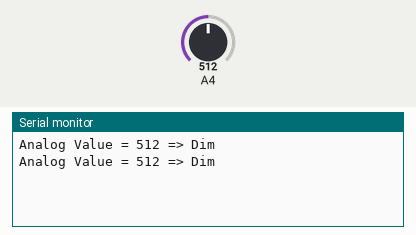
The sketch below on a simulated Arduino Mega 2560, built with avr-gcc and run on an emulated ATmega2560. On the bench: the last lines printed to the serial monitor. The test bench sets the inputs (shaded band); at power-on: A4 = 512.

Above: at 2.8 s.
2.9 s: A4 set to 792
At 5.1 s:
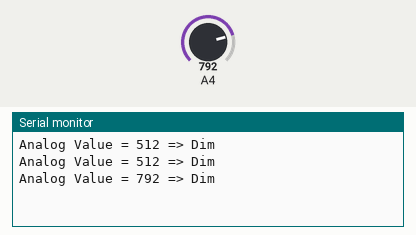
5.6 s: A4 set to 817
At 6.7 s:
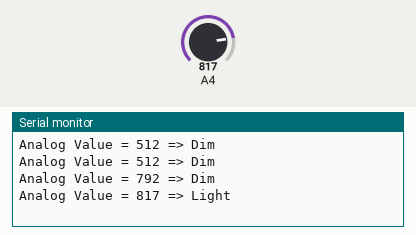

The sketch:

lab1.2.ino
```cpp
const int LIGHT_SENSOR_PIN = 36;

void setup()
{
  Serial.begin(115200);
}

void loop()
{
  int analog_value = analogRead(LIGHT_SENSOR_PIN);

  Serial.print("Analog Value = ");
  Serial.print(analog_value);

  if (analog_value < 40)
  {
    Serial.println(" => Dark");
  } else if (analog_value < 800)
  {
    Serial.println(" => Dim");
  } else if (analog_value < 2000)
  {
    Serial.println(" => Light");
  } else if (analog_value < 3200)
  {
    Serial.println(" => Bright");
  } else
  {
    Serial.println(" => Very bright");
  }

  delay(2000);
}
```

Measured:
- the behaviour switches between 799 and 800 on A4 (found by bisection; images 1 and 2)
- after the input at 2.9 s, the serial monitor: prints a new line after 1.1 s (image 1)
- after the input at 5.6 s, the serial monitor: prints a new line after 0.40 s (image 2)
